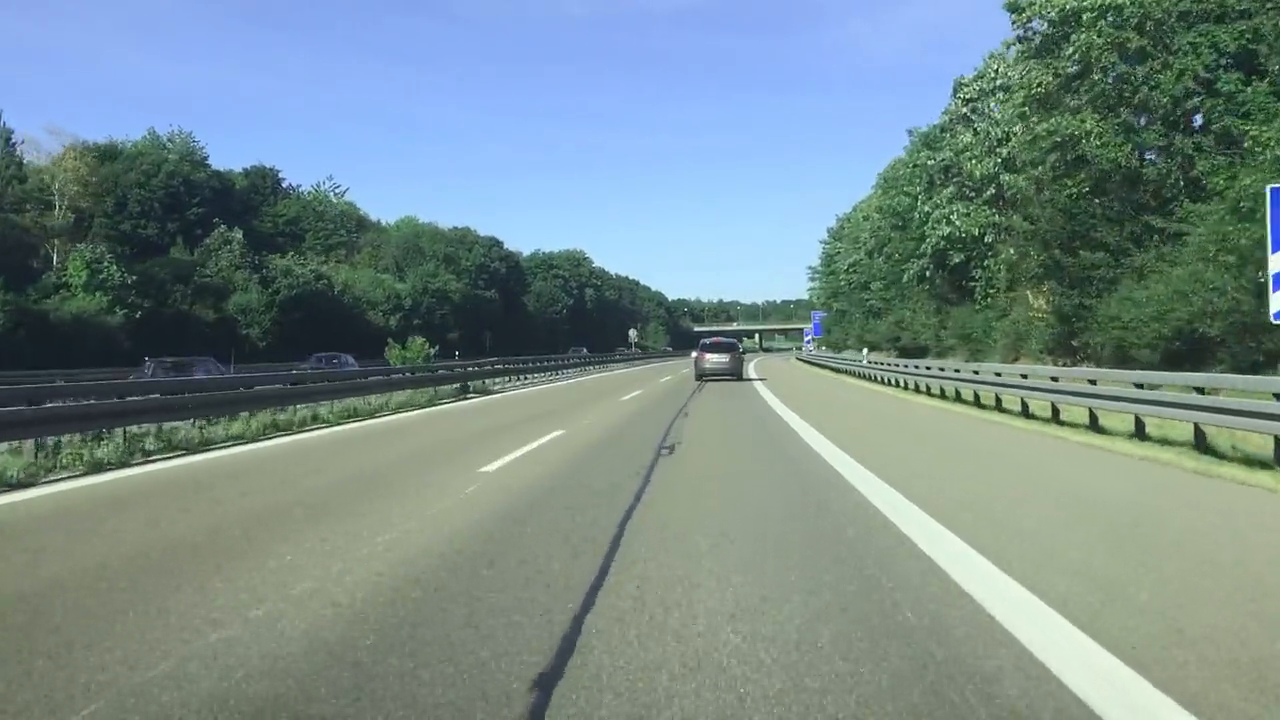
#> input picture frame 77 of Highway - 10364.mp4, 1280 x 720 px
$ python main.py
#> lines starting #> are read from the running program, lines starting #| are printed output that depends on the picture; after the words box and inside, x2 and y2 are one past the last pixel; in counts of white or black regions, pixels touching at a corner belong together
import imp
import cv2
import numpy as np

video = cv2.VideoCapture('/home/bhavik/projects/compVision/lane_detection/Highway - 10364.mp4')

while(video.isOpened()):
    ret, img = video.read()
#> img is the input picture: shape (720, 1280, 3); mean B, G, R 138.6, 139, 118.5
    if ret == True:

        # Fill lane detection algotithm


        # kernel = np.ones((5,5),np.float32)/25
        # dst = cv2.filter2D(img,-1,kernel)

        blur = cv2.GaussianBlur(img,(5,5),0)
        edges = cv2.Canny(blur,100,200)
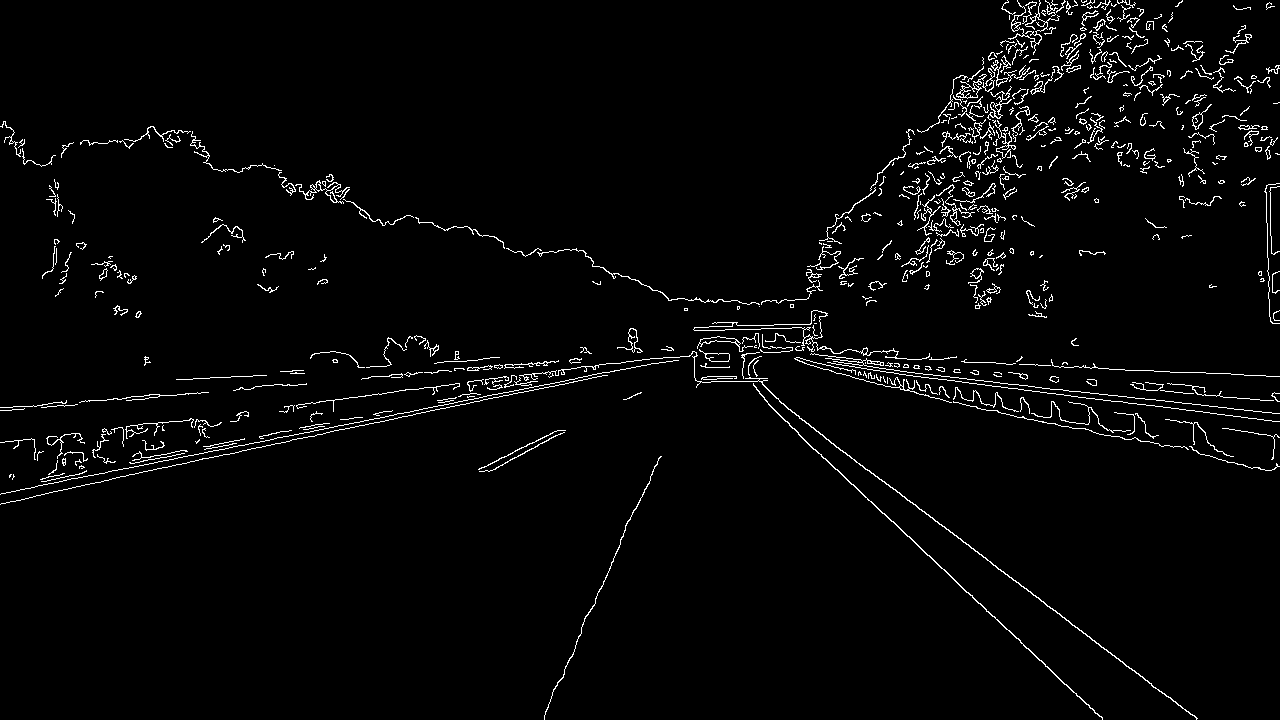
#> edges: shape (720, 1280); 2.7% white in thin lines or dots

        mask = np.zeros_like(edges)
        ignore_mask_color = 255

        imshape = img.shape
        vertices = np.array([[(0,imshape[0]),(450, 290), (490, 290), (imshape[1],imshape[0])]], dtype=np.int32)

        cv2.fillPoly(mask, vertices, ignore_mask_color)
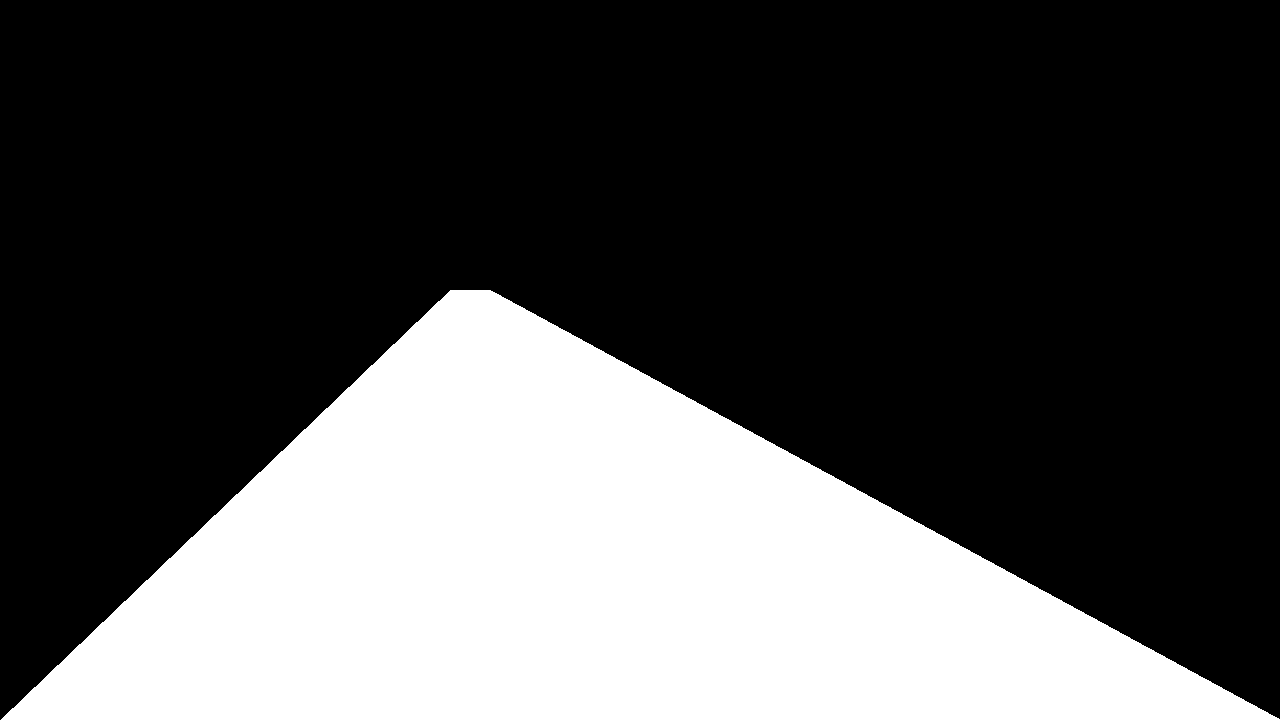
#> mask: shape (720, 1280); 30.8% white; 1 white region, box (x1, y1, x2, y2) and area: (1, 290, 1280, 720) 283990
        masked_edges = cv2.bitwise_and(edges, mask)
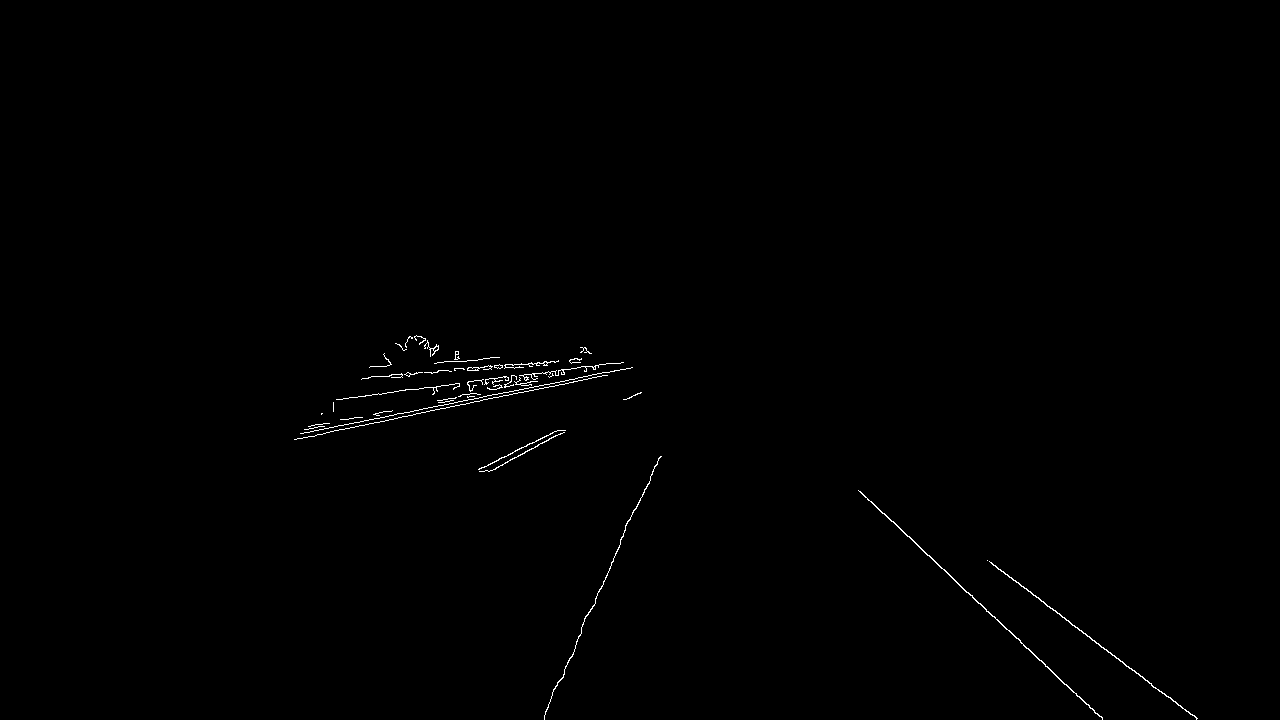
#> masked_edges: shape (720, 1280); 0.37% white in thin lines or dots, all inside (x1, y1, x2, y2) = (294, 335, 1198, 720)

        rho = 1
        theta = np.pi/180
        threshold = 1
        min_line_length = 10
        max_line_gap = 1

        line_image = np.copy(masked_edges)*0 #creating a blank to draw lines on
#> line_image: shape (720, 1280); every value is 0

        # Run Hough on edge detected image
        lines = cv2.HoughLinesP(masked_edges, rho, theta, threshold, np.array([]),
                                    min_line_length, max_line_gap)
#> lines = 53 rows, first 6: [454, 402, 471, 399], [387, 392, 398, 391], [424, 346, 434, 348], [1048, 668, 1064, 684], [1049, 668, 1073, 692], [552, 383, 585, 376]

        # Iterate over the output "lines" and draw lines on the blank
        for line in lines:
            for x1,y1,x2,y2 in line:
                cv2.line(masked_edges,(x1,y1),(x2,y2),(255,0,0),5)
#> this loop made 53 passes
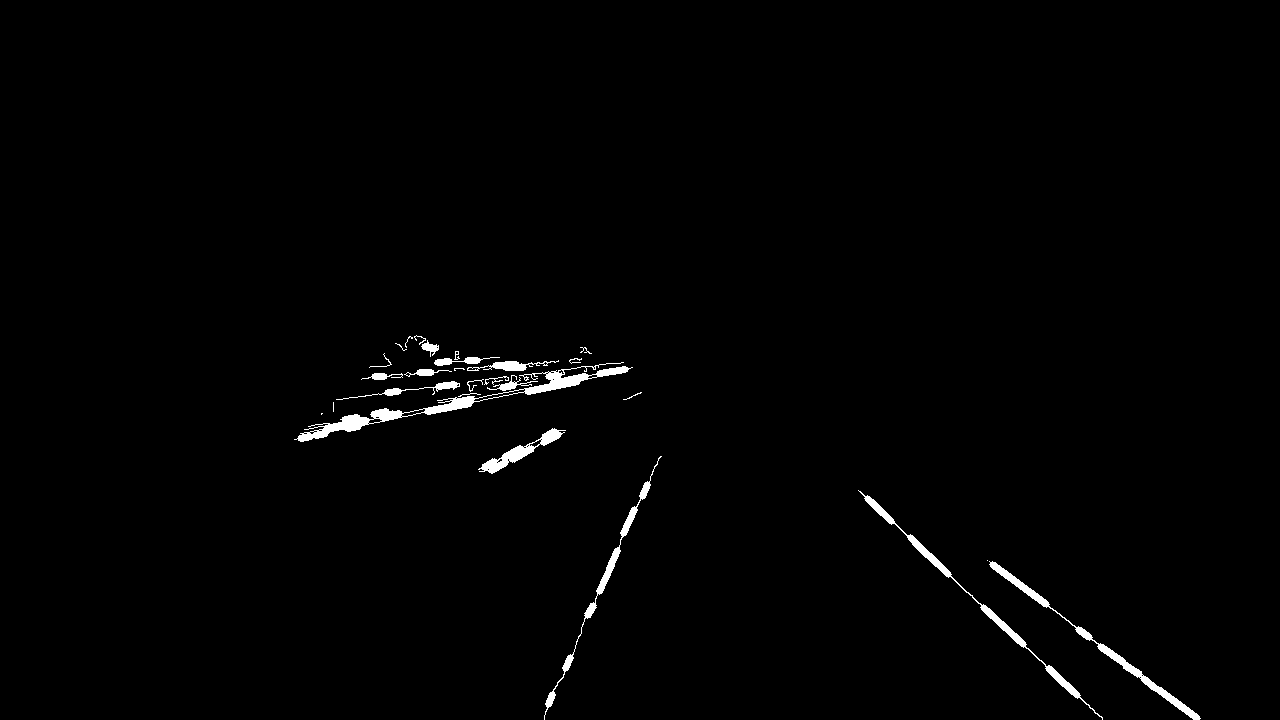
#> masked_edges: shape (720, 1280); 1.1% white; 27 white regions (6 under 20 px), largest, box (x1, y1, x2, y2) and area: (294, 362, 633, 442) 2762, (989, 561, 1201, 720) 1554, (858, 490, 1103, 720) 1528

        # Draw the lines on the edge image
        combo = cv2.addWeighted(masked_edges, 0.8, masked_edges, 1, 0)
        cv2.imshow("Frame", combo)

        if cv2.waitKey(25) & 0xFF == ord('q'):
#> (key q is pressed here)
            break


video.release()
cv2.destroyAllWindows()

$ run again, starting later in the video
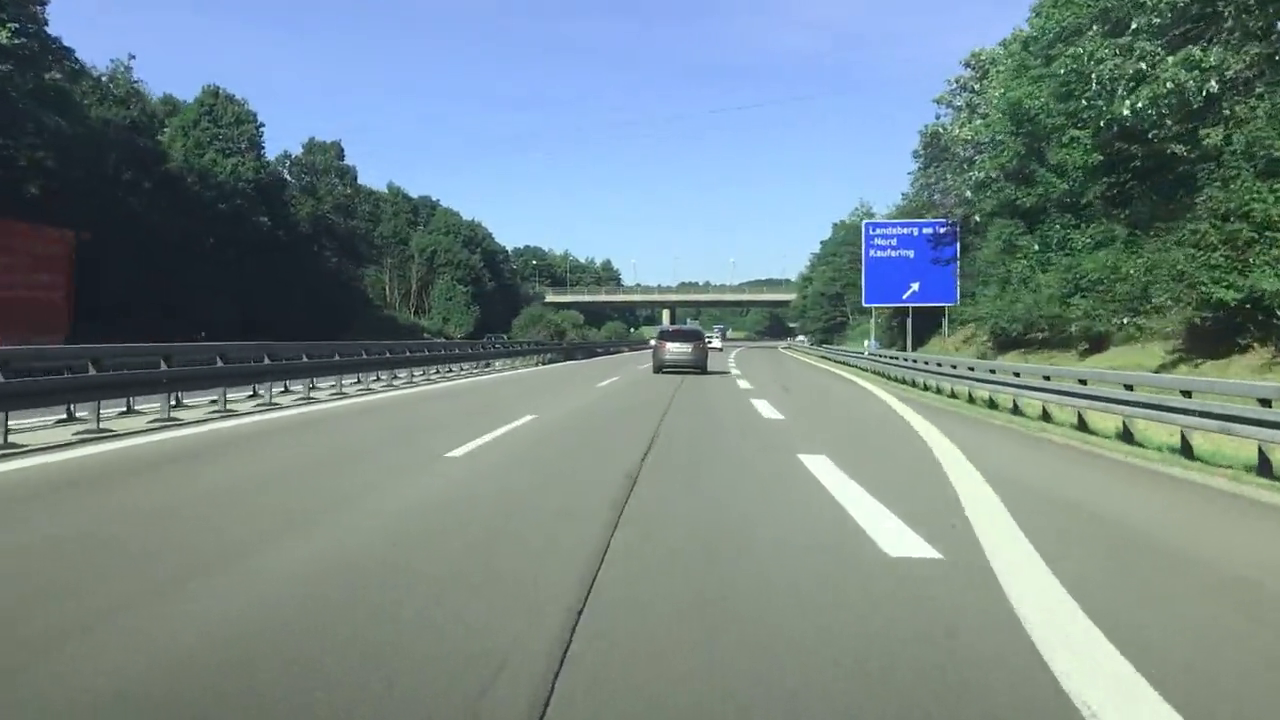
#> input picture frame 350 of Highway - 10364.mp4, 1280 x 720 px
#> img is the input picture: shape (720, 1280, 3); mean B, G, R 136.8, 135.5, 116.9
#> `edges = cv2.Canny(blur,100,200)`:
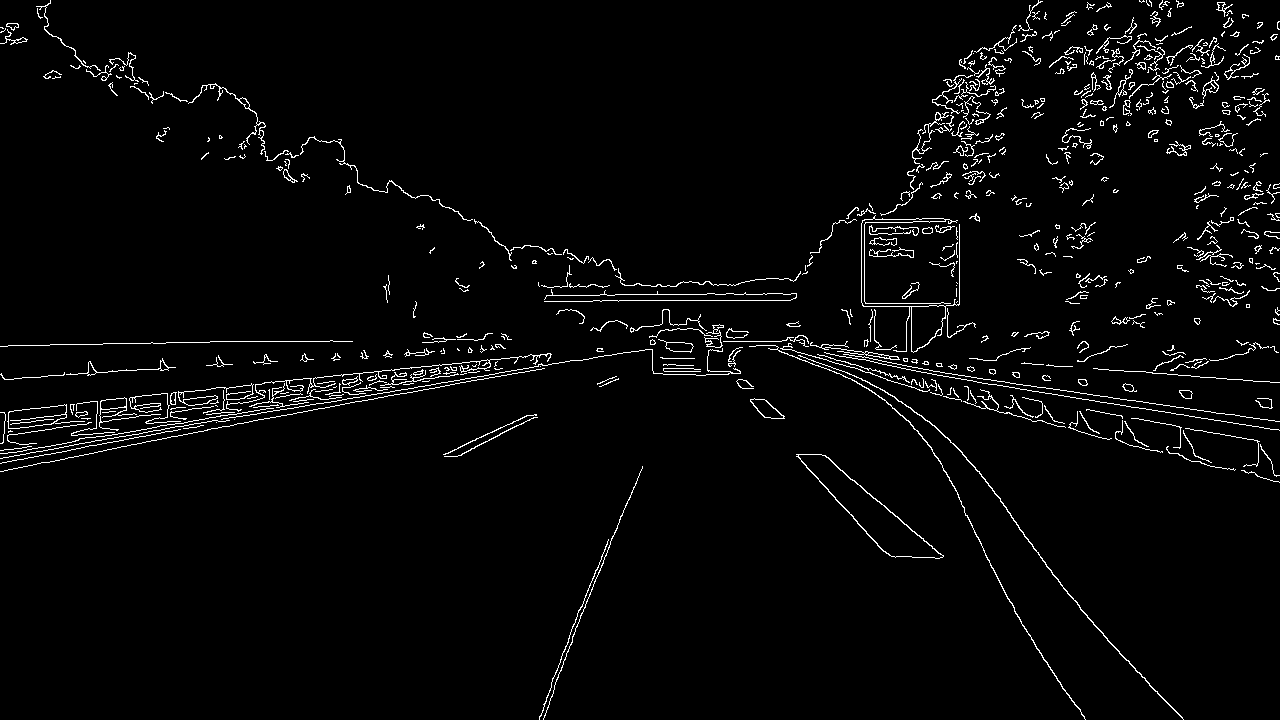
#> edges: shape (720, 1280); 2.9% white in thin lines or dots
#> mask: shape (720, 1280); 30.8% white; 1 white region, box (x1, y1, x2, y2) and area: (1, 290, 1280, 720) 283990
#> line_image: shape (720, 1280); every value is 0
#> lines = 49 rows, first 6: [836, 500, 857, 521], [506, 430, 528, 420], [610, 541, 617, 527], [460, 455, 479, 444], [877, 500, 929, 545], [564, 651, 569, 637]
#> the loop `for line in lines:` made 49 passes
#> after the loop `for line in lines:`:
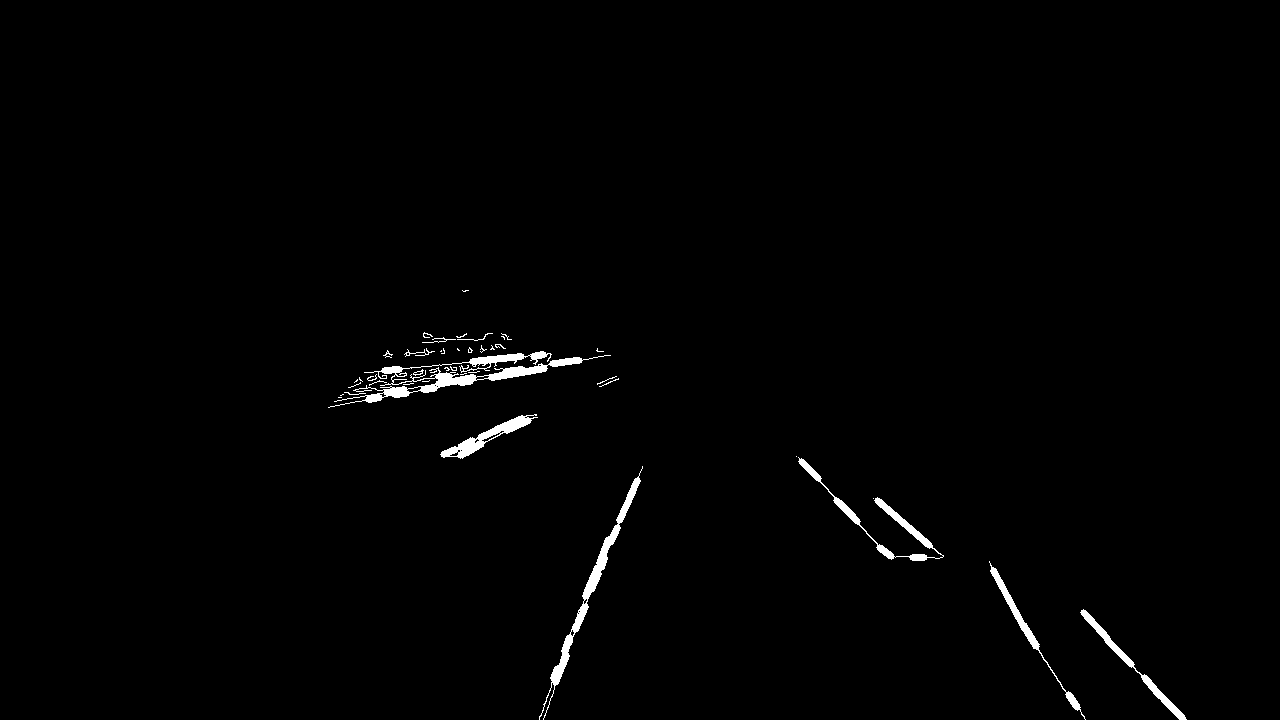
#> masked_edges: shape (720, 1280); 1% white; 42 white regions (24 under 20 px), largest, box (x1, y1, x2, y2) and area: (328, 351, 611, 408) 2871, (539, 466, 643, 720) 1798, (798, 457, 944, 561) 1284
